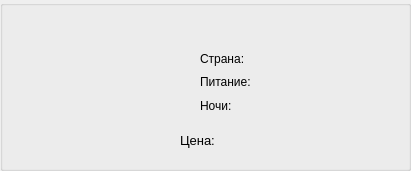
  <widget class="QGroupBox" name="groupBox_6">
   <property name="geometry">
    <rect>
     <x>100</x>
     <y>370</y>
     <width>411</width>
     <height>171</height>
    </rect>
   </property>
   <property name="title">
    <string/>
   </property>
   <widget class="QLabel" name="picture_5">
    <property name="geometry">
     <rect>
      <x>20</x>
      <y>30</y>
      <width>131</width>
      <height>101</height>
     </rect>
    </property>
    <property name="text">
     <string/>
    </property>
   </widget>
   <widget class="QLabel" name="name_5">
    <property name="geometry">
     <rect>
      <x>160</x>
      <y>10</y>
      <width>241</width>
      <height>31</height>
     </rect>
    </property>
    <property name="font">
     <font>
      <family>Segoe Print</family>
      <pointsize>11</pointsize>
      <underline>true</underline>
     </font>
    </property>
    <property name="text">
     <string/>
    </property>
   </widget>
   <widget class="QLabel" name="country_5">
    <property name="geometry">
     <rect>
      <x>270</x>
      <y>50</y>
      <width>121</width>
      <height>16</height>
     </rect>
    </property>
    <property name="text">
     <string/>
    </property>
   </widget>
   <widget class="QLabel" name="meals_5">
    <property name="geometry">
     <rect>
      <x>270</x>
      <y>70</y>
      <width>121</width>
      <height>20</height>
     </rect>
    </property>
    <property name="text">
     <string/>
    </property>
   </widget>
   <widget class="QLabel" name="label_26">
    <property name="geometry">
     <rect>
      <x>180</x>
      <y>120</y>
      <width>51</width>
      <height>41</height>
     </rect>
    </property>
    <property name="font">
     <font>
      <pointsize>10</pointsize>
     </font>
    </property>
    <property name="text">
     <string>Цена:</string>
    </property>
    <property name="textFormat">
     <enum>Qt::AutoText</enum>
    </property>
   </widget>
   <widget class="QLabel" name="nights_5">
    <property name="geometry">
     <rect>
      <x>270</x>
      <y>96</y>
      <width>121</width>
      <height>20</height>
     </rect>
    </property>
    <property name="text">
     <string/>
    </property>
   </widget>
   <widget class="QLabel" name="price_5">
    <property name="geometry">
     <rect>
      <x>240</x>
      <y>120</y>
      <width>161</width>
      <height>41</height>
     </rect>
    </property>
    <property name="font">
     <font>
      <family>Segoe Print</family>
      <pointsize>10</pointsize>
     </font>
    </property>
    <property name="text">
     <string/>
    </property>
   </widget>
   <widget class="QWidget" name="layoutWidget_6">
    <property name="geometry">
     <rect>
      <x>200</x>
      <y>50</y>
      <width>56</width>
      <height>64</height>
     </rect>
    </property>
    <layout class="QVBoxLayout" name="verticalLayout_7">
     <item>
      <widget class="QLabel" name="label_27">
       <property name="text">
        <string>Страна:</string>
       </property>
      </widget>
     </item>
     <item>
      <widget class="QLabel" name="label_28">
       <property name="text">
        <string>Питание:</string>
       </property>
      </widget>
     </item>
     <item>
      <widget class="QLabel" name="label_29">
       <property name="text">
        <string>Ночи:</string>
       </property>
      </widget>
     </item>
    </layout>
   </widget>
   <widget class="QPushButton" name="pushButton_29">
    <property name="geometry">
     <rect>
      <x>160</x>
      <y>10</y>
      <width>231</width>
      <height>31</height>
     </rect>
    </property>
    <property name="font">
     <font>
      <underline>true</underline>
     </font>
    </property>
    <property name="styleSheet">
     <string notr="true">border: 0.3 px solid white;
background-color:rgba(255, 0, 0, 0)</string>
    </property>
    <property name="text">
     <string/>
    </property>
   </widget>
  </widget>
